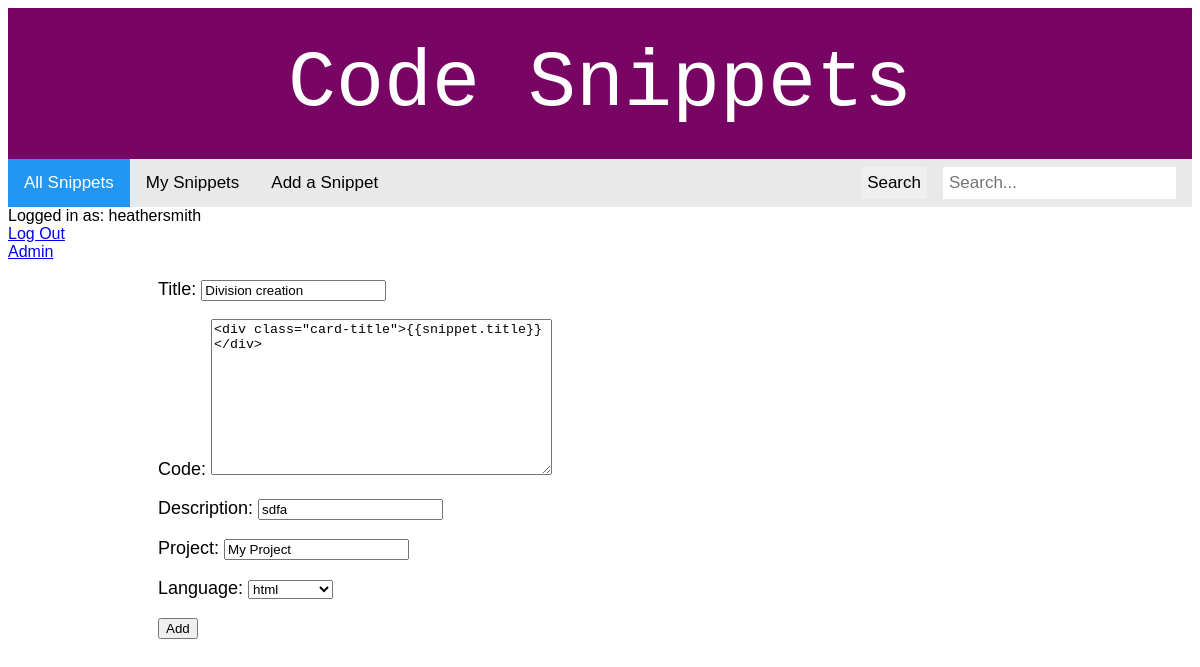
Screenshot of /edit_snippet/3 (signed in) with the database file from the repository.
### snippets/models.py (models this page shows, shortened)
class User(BaseUser):
    pass

class Snippet(models.Model):
    title = models.CharField(max_length=100)
    code = models.TextField()
    description = models.CharField(max_length=512, default="")
    project = models.CharField(max_length=100, blank=True, null=True)
    language = models.ForeignKey(
        'Language', on_delete=models.CASCADE, related_name="snippets", blank=True, null=True)
    users = models.ManyToManyField('User', related_name='snippets')
    author = models.ForeignKey(
        'User', on_delete=models.CASCADE, related_name="my_snippets")
    parent = models.ForeignKey(
        'Snippet', on_delete=models.SET_NULL, related_name='forks', blank=True, null=True)

### snippets/views.py (the view)
# urls.py: path('edit_snippet/<int:pk>', views.editSnippet, name="edit_snippet"),
@login_required
def editSnippet(request, pk):
    snippet = Snippet.objects.get(pk=pk)
    form = SnippetForm(instance=snippet)
    if request.method == "POST":
        form = SnippetForm(request.POST, instance=snippet)
        if form.is_valid():
            form.save()
            return redirect('/')
    context = {'form': form}
    return render(request, 'snippets/new_snippet.html', context)

### snippets/forms.py
class SnippetForm(ModelForm):
    class Meta:
        model = Snippet
        fields = ['title', 'code', 'description', 'project', 'language']

### snippets/models.py (called while the page is built)
    def __str__(self):
        return f'{self.name}'

### templates/snippets/new_snippet.html (shortened to what this page needs)
{% extends 'base.html' %}
{% block content %}
<div class="new-snippet">
    <form action="" method="POST">
        {{ form.as_p }}
        <button type="Submit">Add</button>
    </form>
</div>
{% endblock content %}

### templates/base.html (shortened to what this page needs)
{% load static %}
<!DOCTYPE html>
<html lang="en">
<head>
    <link rel="stylesheet" href="{% static 'css/prism.css' %}">
    <link rel="stylesheet" href="{% static 'css/styles.css' %}">
</head>
<body>
<div class="header">
    <header>Code Snippets</header>
</div>
<div class="topnav">
    <a class="active" href="/">All Snippets</a>
    {% if user.is_authenticated %}
    <a href="{% url 'user_profile' %}">My Snippets</a>
    <a href="{% url 'new_snippet' %}">Add a Snippet</a>
    <div class="input">
    <form class="d-flexaction" method="POST" action="{% url 'search_snippets' %}">
            <input type="text" placeholder="Search..." aria-lable="Search" name="searched">
            <button class="btn btn-outline-secondary" type="supmit">Search</button>
        </form>
    </div>
    </div>
    <div class="user">
    <div>Logged in as: {{ user }}</a></div>
    <div><a href='/accounts/logout'>Log Out</a></div>
    {% else %}
    <div><a href="{% url 'auth_login' %}">Login</a></div>
    <div><a href="{% url 'registration_register' %}">Create Account</a></div>
    {% endif %}
    <div class="admin"><a href="{% url 'admin:index' %}">Admin</a></div>
</div>
<div class="body-content">
    {% block content %}
    {% endblock %}
</div>
</body>
</html>

### static/css/styles.css (style rules this page uses)
.header { padding-top: 30px; padding-bottom: 30px; text-align: center; background-color: #780563; color: white; font-size: 5rem; font-family: "monaco" ,monospace; }
.body-content { margin-left: 150px; font-size: 18px; }
body { font-family: Arial, Helvetica, sans-serif; }
.topnav { overflow: hidden; background-color: #e9e9e9; }
.topnav a { float: left; display: block; color: black; text-align: center; padding: 14px 16px; text-decoration: none; font-size: 17px; }
.topnav a.active { background-color: #2196F3; color: white; }
.input input[type=text], .input button { float: right; padding: 6px; border: none; margin-top: 8px; margin-right: 16px; font-size: 17px; }
.topnav input[type=text] { float: right; padding: 6px; border: none; margin-top: 8px; margin-right: 16px; font-size: 17px; }

### rows the page displays
User: username "heathersmith"
Snippet: title "Division creation", code "<div class=\"card-title\">{{snippet.title}}</div>", description "sdfa", project "My Project", language "html"
